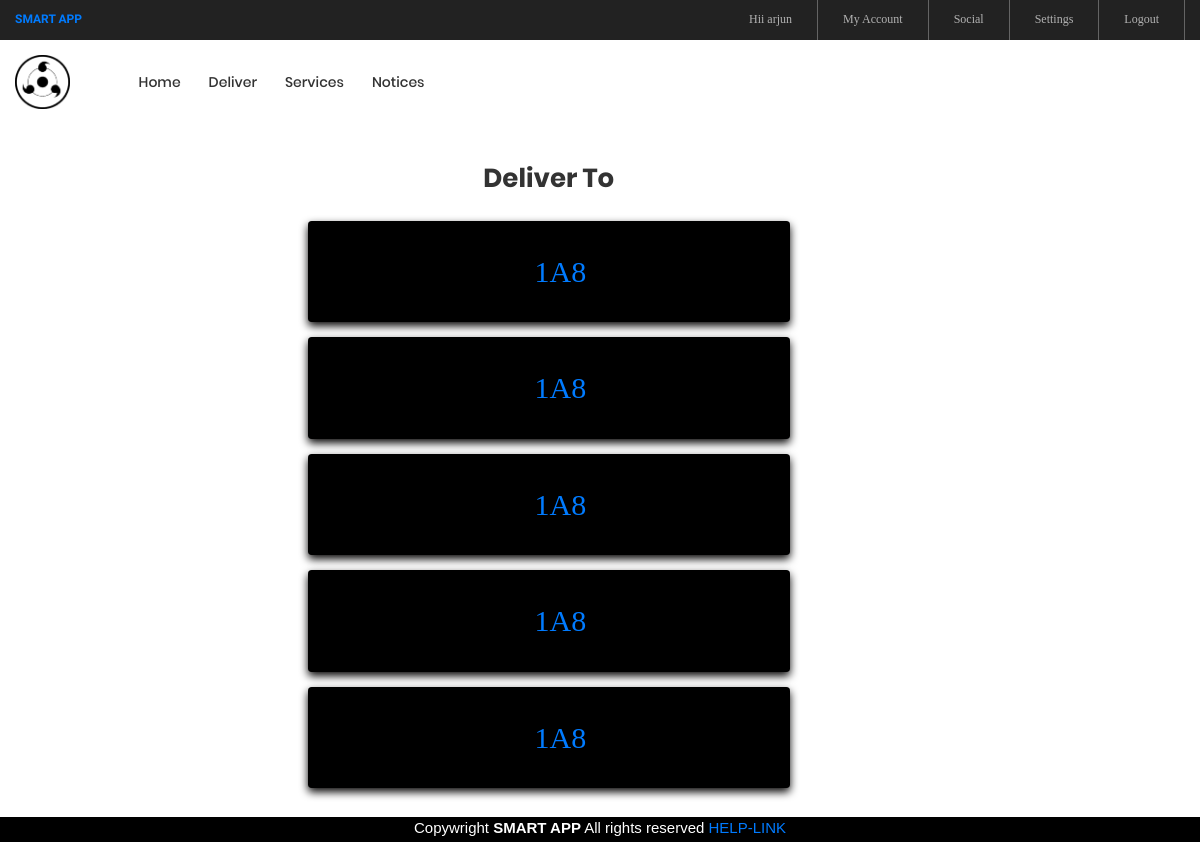
/shop_ct (signed in), run on the app's committed database.
### ser/models.py (models this page shows, shortened)
class Quantity(models.Model):
    author = models.CharField(max_length=50)
    quantity = models.IntegerField()
    item = models.ForeignKey('Item', on_delete=models.CASCADE)
    flat_number = models.CharField(max_length=30)
    created= models.DateField(auto_now_add=True)
    time1 = models.DateTimeField(auto_now_add=True)

### signin/views.py (the view)
# urls.py: path('shop_ct',views.deliver_item,name="shop_ct"),
@login_required
def deliver_item(request):
        order_list=Quantity.objects.all().order_by('-created')
        info=[]
        for x in order_list:
            y={'flnum':x.flat_number}
            info.append(y)
        paginator=Paginator(info,5)
        try:
            page = int(request.GET.get('page','1'))
        except:
            page = 1
        try:
            info = paginator.page(page)
        except(EmptyPage, InvalidPage):
            info=paginator.page(paginator.num_pages)
        context={
                'info':info
            }
        return render(request,'shopkeeper.html',context)

### templates/shopkeeper.html (shortened to what this page needs)
{% extends "base3.html" %}
{% load static %}
{% block page_content %}
<body>
<div class="row " style="margin-top: 10%">
  <div class="col-md-3"></div>
<div  class="col-md-5" style="color:black">
    <h1 class="ltext-108 cl2 hov-cl1 trans-04 p-b-10" style="text-align: center;"> Deliver To</h1>
    {% for y in info %}
    <div class="card p-3 m-t-15" style="background-color: black">
	<li class="btn">
                        <a class="nav-link" href= "{% url 'caretaker' y.flnum %}" style="font-size: 30px"><span class="lnr lnr-apartment">{{y.flnum}}</span></a>
                    </li>
    </div>
{% endfor %}
  <div class="col-md-3"></div>
  <div class="pagination p-t-30"  style="left: 0; bottom: 5%; width: 100%;z-index:3;">
        <ul style="margin-left: 45%">
          {% for pg in info.paginator.page_range %}
          {% if info.number == pg %}
      <a href="?page={{ pg }}" style="color:#1a75ff">{{ pg }}</a>
          {% endif %}
          {% endfor %}
          {% if info.has_next %}
          <li style="display:inline-flex"><a href="?page={{ info.next_page_number }}" style="color:#1a75ff"><strong>&nbsp &nbsp >></strong>   </a></li>
          {% endif %}
        </ul>
    </div>
</body>
{% endblock %}

### templates/base3.html (shortened to what this page needs)
{% load static	 %}
<!DOCTYPE html>
<html lang="en">
<head>
	<link rel="stylesheet" type="text/css" href="{% static 'vendor/bootstrap/css/bootstrap.min.css' %}">
	<link rel="stylesheet" type="text/css" href="{% static 'fonts/font-awesome-4.7.0/css/font-awesome.min.css' %}">
	<link rel="stylesheet" type="text/css" href="{% static 'fonts/iconic/css/material-design-iconic-font.min.css' %}">
	<link rel="stylesheet" type="text/css" href="{% static 'fonts/linearicons-v1.0.0/icon-font.min.css' %}">
	<link rel="stylesheet" type="text/css" href="{% static 'vendor/animate/animate.css' %}">
	<link rel="stylesheet" type="text/css" href="{% static 'vendor/css-hamburgers/hamburgers.min.css' %}">
	<link rel="stylesheet" type="text/css" href="{% static 'vendor/animsition/css/animsition.min.css' %}">
	<link rel="stylesheet" type="text/css" href="{% static 'vendor/select2/select2.min.css' %}">
	<link rel="stylesheet" type="text/css" href="{% static 'vendor/daterangepicker/daterangepicker.css' %}">
	<link rel="stylesheet" type="text/css" href="{% static 'vendor/slick/slick.css' %}">
	<link rel="stylesheet" type="text/css" href="{% static 'vendor/MagnificPopup/magnific-popup.css' %}">
	<link rel="stylesheet" type="text/css" href="{% static 'vendor/perfect-scrollbar/perfect-scrollbar.css' %}">
	<link rel="stylesheet" type="text/css" href="{% static 'css/util.css' %}">
	<link rel="stylesheet" type="text/css" href="{% static 'css/main.css' %}">
</head>
<body class="animsition">
	<header>
		<div class="container-menu-desktop">
			<div class="top-bar">
				<div class="content-topbar flex-sb-m h-full container">
					<div class="left-top-bar" style="font-family: Kaushan Script;color:  #9999ff;">
						<b><a href='/index'>SMART APP</a></b>
					</div>
					<div class="right-top-bar flex-w h-full">
						 {% if user.is_authenticated %}
						<a href="#" class="flex-c-m trans-04 p-lr-25" style="border-left: none">
							Hii {{user.first_name}}
						</a>
						<a href="/profile" class="flex-c-m trans-04 p-lr-25">
							My Account
						</a>
						<a href="/residents" class="flex-c-m trans-04 p-lr-25">
							Social
						</a>
						<a href="{% url 'password_change' %}"class="flex-c-m trans-04 p-lr-25">
							Settings
						</a>
						<a href="/accounts/logout" class="flex-c-m trans-04 p-lr-25">
							Logout
						</a>
						{% else %}
						<a href="/accounts/login" class="flex-c-m trans-04 p-lr-25">
							Login
						</a>
						{% endif %}
					</div>
				</div>
			</div>
			<div class="wrap-menu-desktop">
				<nav class="limiter-menu-desktop container">
					<a  class="logo" href='index'>
						<img src="{% static 'images/logo.png' %}"  alt="IMG-LOGO">
					</a>
					<div class="menu-desktop">
						<ul class="main-menu">
								<li>
								<a href="/index">Home</a>
							</li>
							<li>
								<a href="/shop_ct">Deliver</a>
							</li>
							<li >
								<a href="/service_ct">Services</a>
							</li>
							<li>
								<a href="/h">Notices</a>
							</li>
						</ul>
					</div>
				</nav>
			</div>
		</div>
	</header>
	<div class="flex-container " style="margin-bottom: 8%">
{% load widget_tweaks %}
{% block page_content %}
{% endblock %}
</div><body>
<div class="flex-container " style="background-color:black;color:white;position:fixed; left: 0; bottom: 0; width: 100%;z-index:3;height:3%;">
 <footer>
 <center>Copywright <b>SMART APP</b> All rights reserved <a href="https://www.google.co.in/">
  HELP-LINK</a></center>
</footer>
</div>
</body>
</html>

### signin/static/css/main.css (style rules this page uses)
.container { max-width: 1380px; }
@media (max-width: 1600px) { .container { max-width: 1200px; } }
.container-menu-desktop { height: auto; width: 100%; position: relative; -webkit-transition: all 0.3s; -o-transition: all 0.3s; -moz-transition: all 0.3s; transition: all 0.3s; }
.top-bar { height: 40px; background-color: #222; }
.left-top-bar { font-family: Poppins-Regular; font-size: 12px; line-height: 1.8; color: #b2b2b2; }
.right-top-bar a { font-family: Poppins-Regular; font-size: 12px; line-height: 1.8; height: 100%; color: #b2b2b2; border-right: 1px solid rgba(255,255,255,0.3); }
.right-top-bar a:first-child { border-left: 1px solid rgba(255,255,255,0.3); }
.wrap-menu-desktop { position: fixed; z-index: 1100; background-color: transparent; width: 100%; height: 84px; top: 40px; left: 0px; -webkit-transition: height 0.3s, background-color 0.3s; -o-transition: height 0.3s, background-color 0.3s; -moz-transition: height 0.3s, background-color 0.3s; transition: height 0.3s, background-color 0.3s; }
.limiter-menu-desktop { height: 100%; display: -webkit-box; display: -webkit-flex; display: -moz-box; display: -ms-flexbox; display: flex; align-items: center; background-color: transparent; }
.logo { display: -webkit-box; display: -webkit-flex; display: -moz-box; display: -ms-flexbox; display: flex; align-items: center; height: 65%; margin-right: 55px; }
.logo img { max-width: 100%; max-height: 100%; }
.menu-desktop { display: -webkit-box; display: -webkit-flex; display: -moz-box; display: -ms-flexbox; display: flex; align-items: center; height: 100%; }
.main-menu { list-style-type: none; margin: 0; display: -webkit-box; display: -webkit-flex; display: -moz-box; display: -ms-flexbox; display: flex; align-items: center; }
.main-menu > li { display: block; position: relative; padding: 20px 10px 20px 0px; margin: 0px 4px 0px 14px; }
.main-menu > li > a { font-family: Poppins-Medium; font-size: 14px; color: #333; padding: 5px 0px; transition: all 0.4s; -webkit-transition: all 0.4s; -o-transition: all 0.4s; -moz-transition: all 0.4s; }
.cl2 { color: #333; }
.ltext-108 { font-family: Poppins-Bold; font-size: 26px; line-height: 1.3846; }

### templates/base3.html (style rules this page uses)
.card { box-shadow: 0 4px 8px 0 rgb(7, 6, 6); transition: 0.3s; }

### data on the page
Quantity: flnum "1A8"
Quantity: flnum "1A8"
Quantity: flnum "1A8"
Quantity: flnum "1A8"
Quantity: flnum "1A8"

### other printed values
{{ user.first_name }} "arjun"
